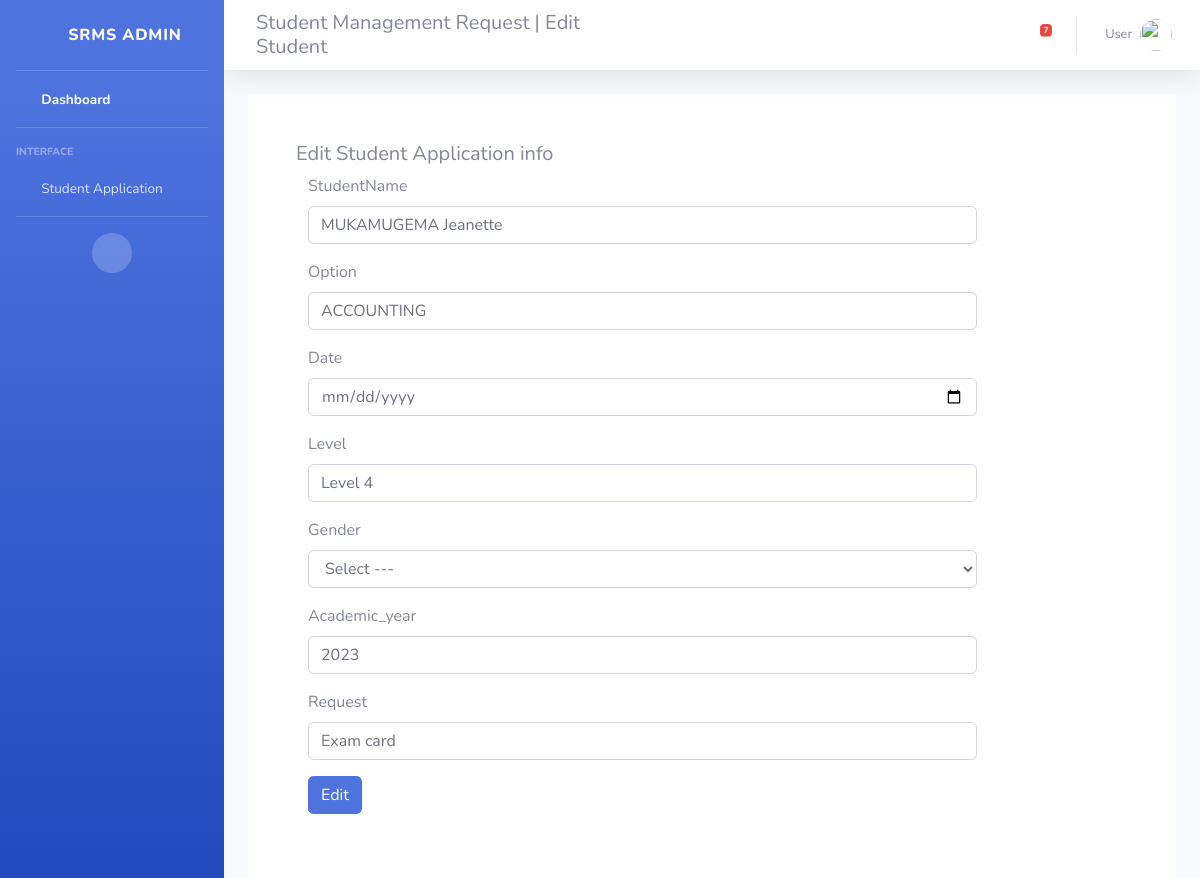
/edit_student/2 (signed in), run on the app's committed database.
### simple/models.py (models this page shows, shortened)
class StudentData(models.Model):
    StudentName = models.CharField(max_length=255)
    Option = models.CharField(max_length=255)
    Date = models.DateField()
    Level = models.CharField(max_length=255)
    Academic_year = models.CharField(max_length=255,default='2023')
    Expired = models.DateField()
    Request = models.CharField(max_length=255,default="Exam card")
    Gender = models.CharField(max_length=255,default="male")

### simple/views.py (the view, shortened to what this page needs)
# urls.py: path('edit_student/<int:id>',views.edit_student,name='edit_student'),
@login_required(login_url='login')
def edit_student(request,id):
    dataedit = StudentData.objects.count()
    select = StudentData.objects.all()
    getId = StudentData.objects.get(id=id)
    return render(request,'edit_student.html',{"data":getId,"dataedit":dataedit,"data2":select})

### templates/edit_student.html (shortened to what this page needs)
{% load static %}
<!DOCTYPE html>
<html lang="en">
<head>
    <link href="{% static 'vendor/fontawesome-free/css/all.min.css' %}" rel="stylesheet" type="text/css">
    <link href="{% static 'css/sb-admin-2.min.css' %}" rel="stylesheet">
</head>
<body id="page-top">
    <div id="wrapper">
        <ul class="navbar-nav bg-gradient-primary sidebar sidebar-dark accordion" id="accordionSidebar">
            <a class="sidebar-brand d-flex align-items-center justify-content-center" href="index.html">
                <div class="sidebar-brand-icon rotate-n-15">
                    <i class="fas fa-laugh-wink"></i>
                </div>
                <div class="sidebar-brand-text mx-3">SRMS Admin</div>
            </a>
            <hr class="sidebar-divider my-0">
            <li class="nav-item active">
                <a class="nav-link" href="{% url 'dashboard' %}">
                    <i class="fas fa-fw fa-tachometer-alt"></i>
                    <span>Dashboard</span></a>
            </li>
            <hr class="sidebar-divider">
            <div class="sidebar-heading">
                Interface
            </div>
            <li class="nav-item">
                <a class="nav-link collapsed" href="#" data-toggle="collapse" data-target="#collapseTwo"
                    aria-expanded="true" aria-controls="collapseTwo">
                    <i class="fas fa-fw fa-cog"></i>
                    <span>Student Application</span>
                </a>
            </li>
            <hr class="sidebar-divider d-none d-md-block">
            <div class="text-center d-none d-md-inline">
                <button class="rounded-circle border-0" id="sidebarToggle"></button>
            </div>
        </ul>
        <div id="content-wrapper" class="d-flex flex-column">
            <div id="content">
                <nav class="navbar navbar-expand navbar-light bg-white topbar mb-4 static-top shadow">
                    <form
                    class="d-none d-sm-inline-block form-inline mr-auto ml-md-3 my-2 my-md-0 mw-100 navbar-search">
                   <p class="text-center">
                    <h5>
                    Student Management Request | Edit Student
                </h5>
                   </p>
                </form>
                    <ul class="navbar-nav ml-auto">
                        <li class="nav-item dropdown no-arrow mx-1">
                            <a class="nav-link dropdown-toggle" href="#" id="messagesDropdown" role="button"
                                data-toggle="dropdown" aria-haspopup="true" aria-expanded="false">
                                <i class="fas fa-envelope fa-fw"></i>
                                <span class="badge badge-danger badge-counter">{{dataedit}}</span>
                            </a>
                        </li>
                        <li class="nav-item dropdown no-arrow">
                            <a class="nav-link dropdown-toggle" href="#" id="userDropdown" role="button"
                                data-toggle="dropdown" aria-haspopup="true" aria-expanded="false">
                                <span class="mr-2 d-none d-lg-inline text-gray-600 small">User</span>
                                <img class="img-profile rounded-circle"
                                    src="{% static 'img/undraw_profile.svg' %}">
                            </a>
                        </li>
                    </ul>
                </nav>
            </div>
                <div class="container-fluid">
                        <div class="container-fluid bg-white p-5 ">
                        <div class="row">
                                    <div class="col-md-12">
                                        <div class="panel">
                                            <div class="panel-heading">
                                                <div class="panel-title">
                                                    <h5>Edit Student Application info</h5>
                                                </div>
                                            </div>
                                            <div class="panel-body">
                                                <form class="form-horizontal" method="post" action="{% url 'edit_student' data.id %}">
                                            <div class="form-group">
                                            <label for="default" class="col-sm-2 control-label">StudentName</label>
                                            <div class="col-sm-10">
                                            <input type="text" name="studentname" class="form-control" id="address" required="required" autocomplete="off" value="{{data.StudentName}}">
                                            </div>
                                            </div>
                                            <div class="form-group">
                                            <label for="default" class="col-sm-2 control-label">Option</label>
                                            <div class="col-sm-10">
                                            <input type="text" name="option" class="form-control" id="option" required="required" autocomplete="off" value="{{data.Option}}">
                                            </div>
                                            </div>
                                            <div class="form-group">
                                                <label for="default" class="col-sm-2 control-label">Date</label>
                                                <div class="col-sm-10">
                                                <input type="date" name="date" class="form-control" id="date" required="required" autocomplete="off" value="{{data.Date}}">
                                                </div>
                                                </div>
                                            <div class="form-group">
                                            <label for="default" class="col-sm-2 control-label">Level</label>
                                            <div class="col-sm-10">
                                            <input type="text" name="level" class="form-control" id="level" required="required" autocomplete="off" value="{{data.Level}}">
                                            </div>
                                            </div>
                                            <div class="form-group">
                                                <label for="default" class="col-sm-2 control-label">Gender</label>
                                                <div class="col-sm-10">
                                                <select name="gender" class="form-control">
                                                    <option>Select ---</option>
                                                </select>
                                                </div>
                                                </div>
                                                <div class="form-group">
                                                    <label for="default" class="col-sm-2 control-label">Academic_year</label>
                                                    <div class="col-sm-10">
                                                    <input type="text" name="academic_year" class="form-control" id="academic_year" required="required" autocomplete="off" value="{{data.Academic_year}}">
                                                    </div>
                                                    </div>
                                                <div class="form-group">
                                                    <label for="default" class="col-sm-2 control-label">Request</label>
                                                    <div class="col-sm-10">
                                                    <input type="text" name="request" class="form-control" id="request" required="required" autocomplete="off" value="{{data.Request}}">
                                                    </div>
                                                    </div>
                                                    <div class="form-group">
                                                        <div class="col-sm-offset-2 col-sm-10">
                                                            <button type="submit" name="submit" class="btn btn-primary">Edit</button>
                                                        </div>
                                                    </div>
                                                </form>
                                            </div>
                                        </div>
                                    </div>
                                </div>
                    </div>
                </div>
            </div>
        </div>
</body>
</html>

### data on the page
StudentData: studentname "MUKAMUGEMA Jeanette", option "ACCOUNTING", level "Level 4", academic_year "2023", request "Exam card"

### other printed values
{{ dataedit }} "7"
